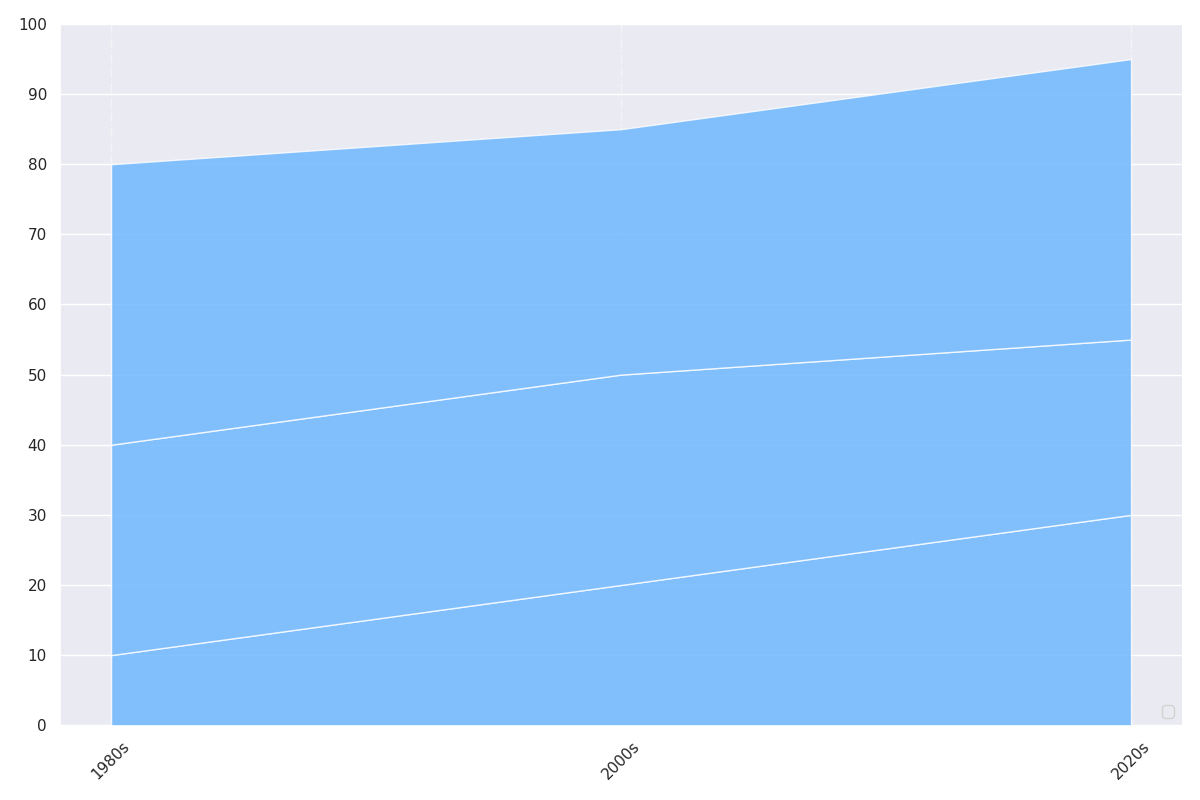

The Python source for this figure:
import matplotlib.pyplot as plt
import numpy as np

decades = ['1980s', '2000s', '2020s']
adventure = np.array([10, 20, 30])
cultural = np.array([30, 30, 25])
relaxation = np.array([40, 35, 40])
data = np.vstack([adventure, cultural, relaxation])

single_color = '#66b3ff'

fig, ax = plt.subplots(figsize=(12, 8))

ax.stackplot(decades, data, colors=[single_color]*3, alpha=0.8)

ax.legend(loc='lower right', fontsize=11, bbox_to_anchor=(1, 0))
ax.grid(axis='x', linestyle='-.', alpha=0.5)

ax.set_yticks(np.arange(0, 101, 10))
ax.set_xticks(decades)
ax.set_xticklabels(decades, rotation=45, fontsize=11)

ax.spines['top'].set_visible(False)
ax.spines['right'].set_visible(False)
ax.spines['bottom'].set_visible(False)

plt.tight_layout()
plt.show()
